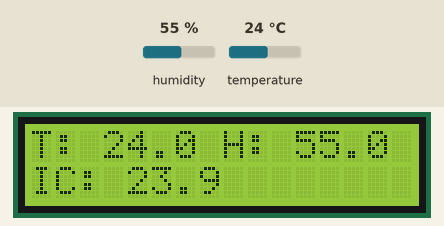
Recording of a sketch running on a simulated Arduino Uno, built with avr-gcc and run on an emulated ATmega328P. Parts: 16×2 character LCD. The test bench sets the inputs (shaded band); at power-on: humidity 55 %, temperature 24 °C.

Above: at 2.7 s.
2.8 s: humidity set to 22 %
At 4.8 s:
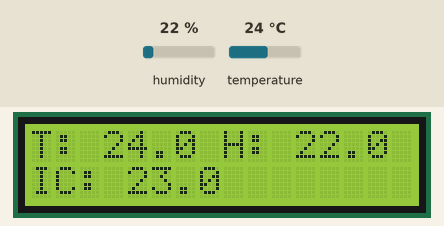
5.8 s: temperature set to 12 °C
At 6.8 s:
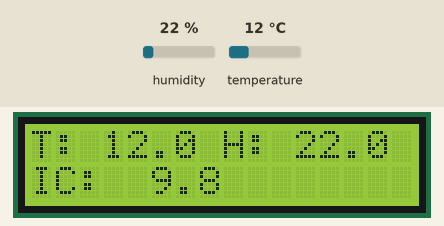
8.8 s: humidity set to 40 %
At 10.9 s:
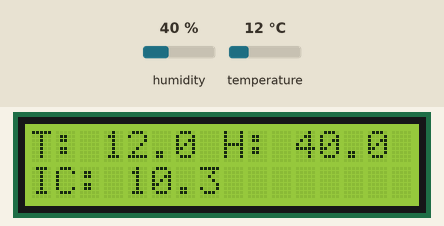
11.8 s: temperature set to 19 °C
At 12.9 s:
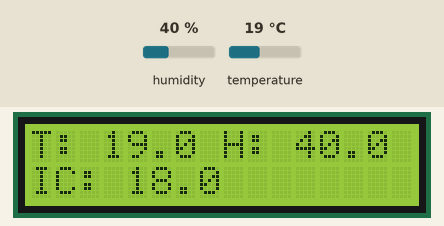
Timing chart, 0 to 14.8 s (numbered marks = the images above; inputs shaded):
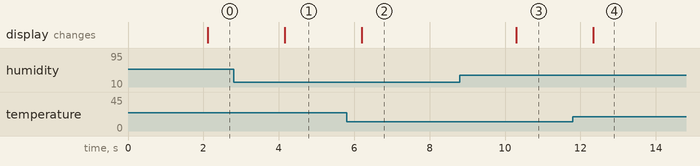

Measured:
- after the input at 2.8 s, the display: changes after 1.4 s (image 1)
- after the input at 5.8 s, the display: changes after 0.40 s (image 2)
- after the input at 8.8 s, the display: changes after 1.5 s (image 3)
- after the input at 11.8 s, the display: changes after 0.54 s (image 4)

The sketch:

PROJ001_dht11_lcd_i2c.ino
```cpp
/*
 * CARTROTECH  (www.cartrotech.wordpress.com)
 *
 * Projecte nº: P001
 * Descripcio: Llegir les dades d'un sensor DHT11 i presentarles en una pantalla LCD 16x02
 * mitjançant el modul de comunicacio I2C
 * Codi per a la placa que rep les dades del sensor DHT11 i goberna el LCD 1602
 *
 * 22.08.2021
 */

#include <Wire.h>
#include <LiquidCrystal_I2C.h>
#include <DHT.h>

#define DHTPIN 2  //Pin digital connectat al sensor DHT
#define DHTTYPE DHT11 //Tipus de sensor

DHT dht(DHTPIN, DHTTYPE);  //Declarar l'objecte DHT amb el parametres PIN i TYPE
LiquidCrystal_I2C lcd(0x27, 16, 2);  // Crea l'objecte lcd amb la direcció 0x27, 16 caracters y 2 línees


void setup()
{
  Serial.begin(9600);  // Obre i configura monitor serie a 9600 bps
  Wire.begin();        // unir-se al bus i2c com master
  lcd.begin();         //Inicialitza l'objecte lcd
  lcd.backlight();
  dht.begin();         //Inicialitza l'objecte DHT
}

void loop()
{
  delay(2000);  //Espera 2 seg entre mesures

  float h = dht.readHumidity();         //Llig l'humitat
  float t = dht.readTemperature();      //Llig la temperatura en Celsius
  if (isnan(h) || isnan(t))             //Comprova que no hi ha error
    {
      lcd.clear();
      lcd.println("Fallo llegint sensor DHT!");
      return;
    }
  float hic = dht.computeHeatIndex(t, h, false);  //Calcula index de calor en Celsius
  tempinlcd(h, t, hic);                           //Crida a la funcio que presenta en pantalla
}

void tempinlcd(float HR, float TC, float IC)    //Funcio que controla la presentacio en pantalla
{
  char lcdTC[5];
  char lcdHR[5];
  char lcdIC[5];

  lcd.setCursor(0,0);
  lcd.print("T: ");
  dtostrf(TC,4,1,lcdTC);
  lcd.print(lcdTC);

  lcd.setCursor(8,0);
  lcd.print("H: ");
  dtostrf(HR,4,1,lcdHR);
  lcd.print(lcdHR);

  lcd.setCursor(0,1);
  lcd.print("IC: ");
  dtostrf(IC,4,1,lcdIC);
  lcd.print(lcdIC);


}
```
